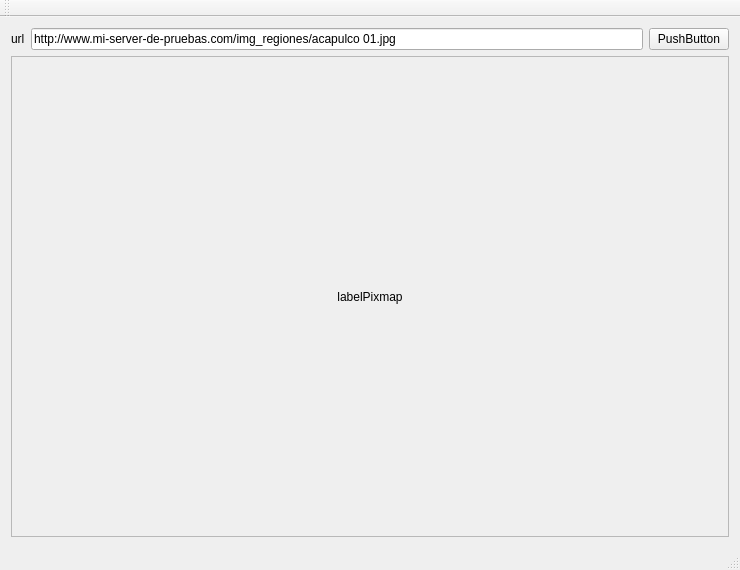
<?xml version="1.0" encoding="UTF-8"?>
<ui version="4.0">
 <class>MainWindow</class>
 <widget class="QMainWindow" name="MainWindow">
  <property name="geometry">
   <rect>
    <x>0</x>
    <y>0</y>
    <width>740</width>
    <height>570</height>
   </rect>
  </property>
  <property name="windowTitle">
   <string>MainWindow</string>
  </property>
  <widget class="QWidget" name="centralWidget">
   <layout class="QVBoxLayout" name="verticalLayout_2">
    <item>
     <layout class="QHBoxLayout" name="horizontalLayout">
      <item>
       <widget class="QLabel" name="label">
        <property name="text">
         <string>url</string>
        </property>
       </widget>
      </item>
      <item>
       <widget class="QLineEdit" name="lineEdit">
        <property name="text">
         <string>http://www.mi-server-de-pruebas.com/img_regiones/acapulco 01.jpg</string>
        </property>
       </widget>
      </item>
      <item>
       <widget class="QPushButton" name="pushButton">
        <property name="text">
         <string>PushButton</string>
        </property>
       </widget>
      </item>
     </layout>
    </item>
    <item>
     <widget class="QScrollArea" name="scrollArea">
      <property name="widgetResizable">
       <bool>true</bool>
      </property>
      <widget class="QWidget" name="scrollAreaWidgetContents">
       <property name="geometry">
        <rect>
         <x>0</x>
         <y>0</y>
         <width>720</width>
         <height>460</height>
        </rect>
       </property>
       <layout class="QVBoxLayout" name="verticalLayout">
        <item>
         <widget class="QLabel" name="labelPixmap">
          <property name="text">
           <string>labelPixmap</string>
          </property>
          <property name="alignment">
           <set>Qt::AlignCenter</set>
          </property>
         </widget>
        </item>
       </layout>
      </widget>
     </widget>
    </item>
   </layout>
  </widget>
  <widget class="QMenuBar" name="menuBar">
   <property name="geometry">
    <rect>
     <x>0</x>
     <y>0</y>
     <width>740</width>
     <height>20</height>
    </rect>
   </property>
  </widget>
  <widget class="QToolBar" name="mainToolBar">
   <attribute name="toolBarArea">
    <enum>TopToolBarArea</enum>
   </attribute>
   <attribute name="toolBarBreak">
    <bool>false</bool>
   </attribute>
  </widget>
  <widget class="QStatusBar" name="statusBar"/>
 </widget>
 <layoutdefault spacing="6" margin="11"/>
 <resources/>
 <connections/>
</ui>
